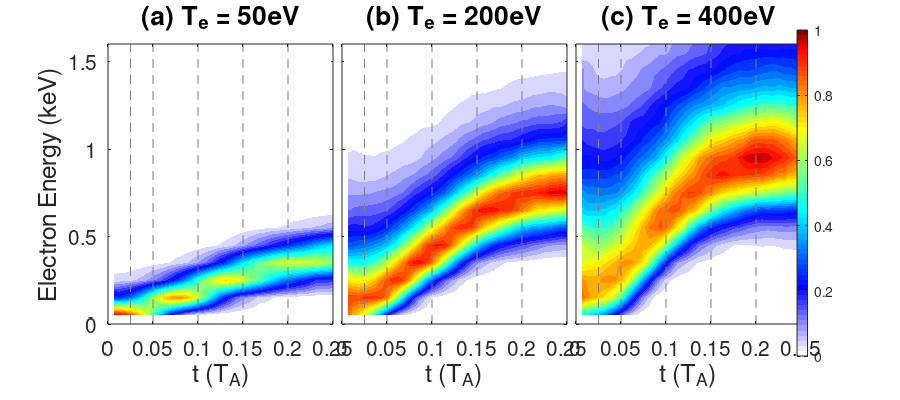
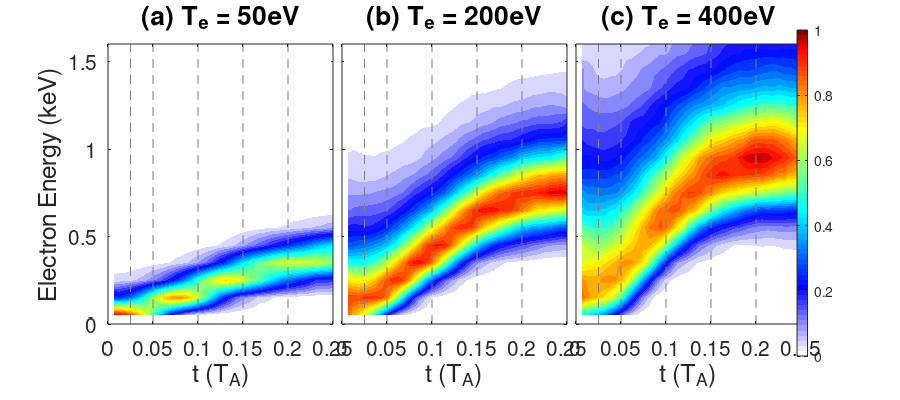
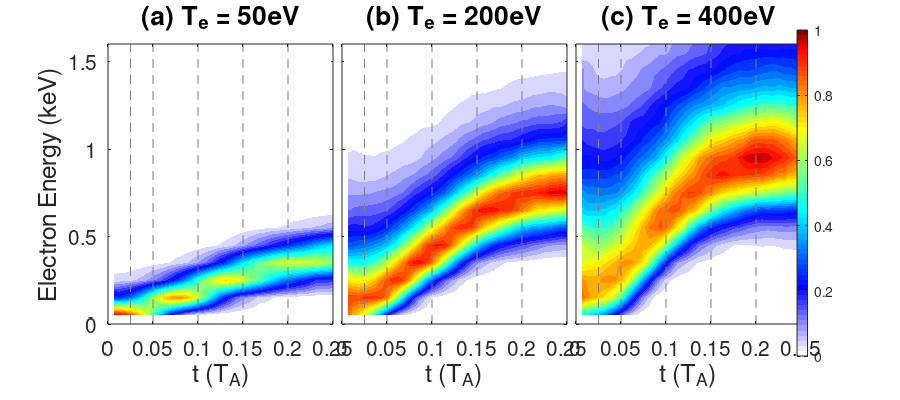

Source code (MATLAB) for these figures, in order:
clear all


load('Fig5_data','t50','v50','e50','t200','v200','e200','t400','v400','e400');
 

xx = [ 0.025, 0.05, 0.1, 0.15, 0.2];

figure(2)

set(gcf,'PaperPosition',[0.1, 0.1, 9, 4])

subplot(131)
colormap([1 1 1;0.923076927661896 0.923076927661896 1;0.846153855323792 0.846153855323792 1;0.769230782985687 0.769230782985687 1;0.692307710647583 0.692307710647583 1;0.615384638309479 0.615384638309479 1;0.538461565971375 0.538461565971375 1;0.461538463830948 0.461538463830948 1;0.384615391492844 0.384615391492844 1;0.307692319154739 0.307692319154739 1;0.230769231915474 0.230769231915474 1;0.15384615957737 0.15384615957737 1;0.0769230797886848 0.0769230797886848 1;0 0 1;0 0.0666666701436043 1;0 0.133333340287209 1;0 0.200000002980232 1;0 0.266666680574417 1;0 0.333333343267441 1;0 0.400000005960464 1;0 0.466666668653488 1;0 0.533333361148834 1;0 0.600000023841858 1;0 0.666666686534882 1;0 0.733333349227905 1;0 0.800000011920929 1;0 0.866666674613953 1;0 0.933333337306976 1;0 1 1;0.0625 1 0.9375;0.125 1 0.875;0.1875 1 0.8125;0.25 1 0.75;0.3125 1 0.6875;0.375 1 0.625;0.4375 1 0.5625;0.5 1 0.5;0.5625 1 0.4375;0.625 1 0.375;0.6875 1 0.3125;0.75 1 0.25;0.8125 1 0.1875;0.875 1 0.125;0.9375 1 0.0625;1 1 0;1 0.9375 0;1 0.875 0;1 0.8125 0;1 0.75 0;1 0.6875 0;1 0.625 0;1 0.5625 0;1 0.5 0;1 0.4375 0;1 0.375 0;1 0.3125 0;1 0.25 0;1 0.1875 0;1 0.125 0;1 0.0625 0;1 0 0;0.833333313465118 0 0;0.666666686534882 0 0;0.5 0 0]);
contourf(t50,v50,e50,30,'linestyle','none');
hold on
for ii=1:5
   plot([xx(ii), xx(ii)], [0, 1.6],'linestyle', '--', 'color', [0.5,0.5,0.5]); 
end
hold off
set(gca, 'ydir','normal', 'fontsize', 15, 'xlim', [0,0.25]);
title('(a) T_e = 50eV', 'fontsize', 19);
set(gca, 'clim',[0,1], 'ylim', [0,1.6]);
set(gca, 'position', [0.12,0.19,0.25, 0.7]);
xlabel('t (T_A)', 'fontsize', 18);
ylabel('Electron Energy (keV)', 'fontsize', 18);
colormap([1 1 1;0.923076927661896 0.923076927661896 1;0.846153855323792 0.846153855323792 1;0.769230782985687 0.769230782985687 1;0.692307710647583 0.692307710647583 1;0.615384638309479 0.615384638309479 1;0.538461565971375 0.538461565971375 1;0.461538463830948 0.461538463830948 1;0.384615391492844 0.384615391492844 1;0.307692319154739 0.307692319154739 1;0.230769231915474 0.230769231915474 1;0.15384615957737 0.15384615957737 1;0.0769230797886848 0.0769230797886848 1;0 0 1;0 0.0666666701436043 1;0 0.133333340287209 1;0 0.200000002980232 1;0 0.266666680574417 1;0 0.333333343267441 1;0 0.400000005960464 1;0 0.466666668653488 1;0 0.533333361148834 1;0 0.600000023841858 1;0 0.666666686534882 1;0 0.733333349227905 1;0 0.800000011920929 1;0 0.866666674613953 1;0 0.933333337306976 1;0 1 1;0.0625 1 0.9375;0.125 1 0.875;0.1875 1 0.8125;0.25 1 0.75;0.3125 1 0.6875;0.375 1 0.625;0.4375 1 0.5625;0.5 1 0.5;0.5625 1 0.4375;0.625 1 0.375;0.6875 1 0.3125;0.75 1 0.25;0.8125 1 0.1875;0.875 1 0.125;0.9375 1 0.0625;1 1 0;1 0.9375 0;1 0.875 0;1 0.8125 0;1 0.75 0;1 0.6875 0;1 0.625 0;1 0.5625 0;1 0.5 0;1 0.4375 0;1 0.375 0;1 0.3125 0;1 0.25 0;1 0.1875 0;1 0.125 0;1 0.0625 0;1 0 0;0.833333313465118 0 0;0.666666686534882 0 0;0.5 0 0]);
 
 
subplot(132)

contourf(t200,v200,e200,30,'linestyle','none');
hold on
for ii=1:5
   plot([xx(ii), xx(ii)], [0, 1.6],'linestyle', '--', 'color', [0.5,0.5,0.5]); 
end
hold off
set(gca, 'ydir','normal', 'fontsize', 15, 'xlim', [0,0.25]);
title('(b) T_e = 200eV', 'fontsize', 19);
set(gca, 'clim',[0,1], 'ylim', [0,1.6], 'yticklabel','');
set(gca, 'position', [0.38,0.19,0.25, 0.7]);
xlabel('t (T_A)', 'fontsize', 18);


subplot(133)

contourf(t400,v400,e400,30,'linestyle','none');
hold on
for ii=1:5
   plot([xx(ii), xx(ii)], [0, 1.6],'linestyle', '--', 'color', [0.5,0.5,0.5]); 
end
hold off
set(gca, 'ydir','normal', 'fontsize', 15, 'xlim', [0,0.25]);
title('(c) T_e = 400eV', 'fontsize', 19);
colorbar
set(gca, 'clim',[0,1], 'ylim', [0,1.6], 'yticklabel','');
set(gca, 'position', [0.64,0.19,0.25, 0.7]);
xlabel('t (T_A)', 'fontsize', 18); 



saveas(gcf, 'Fig5', 'png');
saveas(gcf, 'Fig5', 'pdf');
saveas(gcf, 'Fig5', 'epsc');





